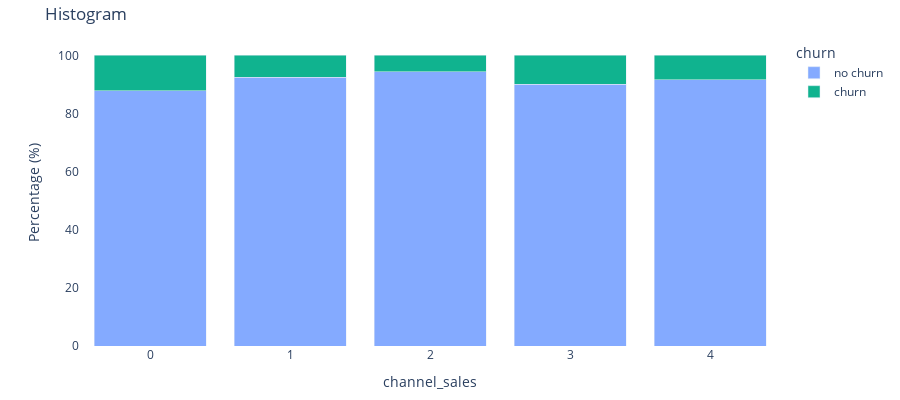

Notebook source saved alongside this figure:
### Code cell
plot_categorical(df, 'channel_sales')

### Figure 1 — Plotly figure (JSON) as saved in the notebook; plotly's stock layout.template omitted (floating-point values rounded to 4 significant figures)
{"data": [{"alignmentgroup": "True", "hovertemplate": "churn=no churn<br>channel_sales=%{x}<br>percentage=%{y}<extra></extra>", "legendgroup": "no churn", "marker": {"color": "#84aaff", "pattern": {"shape": ""}}, "name": "no churn", "offsetgroup": "no churn", "orientation": "v", "showlegend": true, "textposition": "auto", "type": "bar", "x": [0, 1, 2, 3, 4], "xaxis": "x", "y": [87.86, 92.4, 94.41, 89.96, 91.6], "yaxis": "y"}, {"alignmentgroup": "True", "hovertemplate": "churn=churn<br>channel_sales=%{x}<br>percentage=%{y}<extra></extra>", "legendgroup": "churn", "marker": {"color": "#10b38f", "pattern": {"shape": ""}}, "name": "churn", "offsetgroup": "churn", "orientation": "v", "showlegend": true, "textposition": "auto", "type": "bar", "x": [0, 1, 2, 3, 4], "xaxis": "x", "y": [12.14, 7.597, 5.589, 10.04, 8.399], "yaxis": "y"}], "layout": {"bargap": 0.2, "barmode": "stack", "height": 400, "legend": {"title": {"text": "churn"}, "tracegroupgap": 0}, "margin": {"b": 30, "t": 40}, "paper_bgcolor": "rgba(0,0,0,0)", "plot_bgcolor": "rgba(0,0,0,0)", "title": {"text": "Histogram"}, "xaxis": {"anchor": "y", "domain": [0, 1], "title": {"text": "channel_sales"}}, "yaxis": {"anchor": "x", "domain": [0, 1], "title": {"text": "Percentage (%)"}}}}
